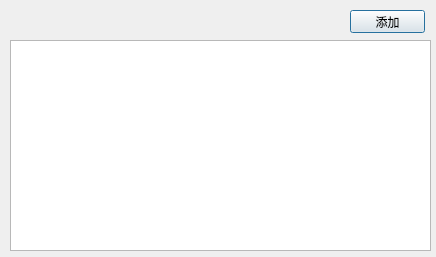
<?xml version="1.0" encoding="UTF-8"?>
<ui version="4.0">
 <class>CUserMngDlg</class>
 <widget class="QDialog" name="CUserMngDlg">
  <property name="geometry">
   <rect>
    <x>0</x>
    <y>0</y>
    <width>436</width>
    <height>257</height>
   </rect>
  </property>
  <property name="windowTitle">
   <string>账号管理</string>
  </property>
  <widget class="QPushButton" name="BTN_ADD">
   <property name="geometry">
    <rect>
     <x>350</x>
     <y>10</y>
     <width>75</width>
     <height>23</height>
    </rect>
   </property>
   <property name="text">
    <string>添加</string>
   </property>
  </widget>
  <widget class="QTableWidget" name="tableWidget">
   <property name="geometry">
    <rect>
     <x>10</x>
     <y>40</y>
     <width>421</width>
     <height>211</height>
    </rect>
   </property>
  </widget>
 </widget>
 <layoutdefault spacing="6" margin="11"/>
 <resources/>
 <connections/>
</ui>
